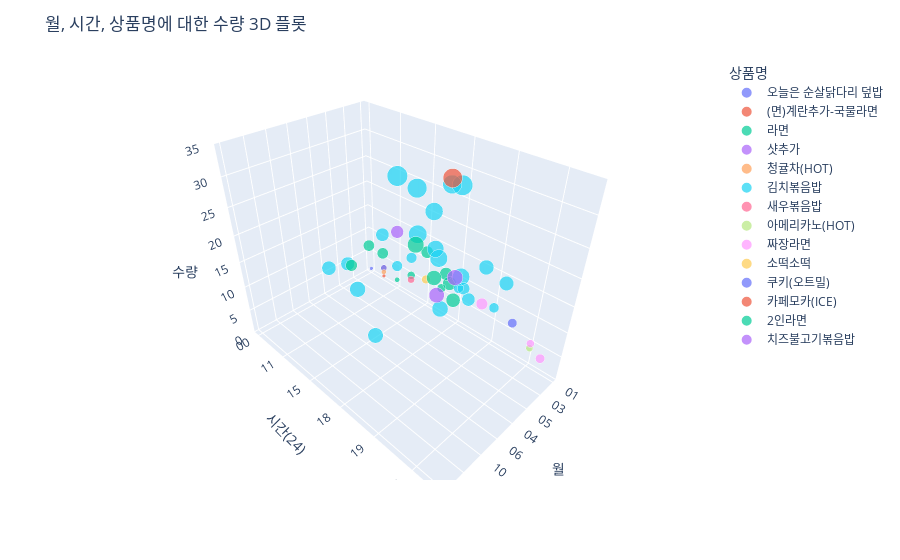

Notebook code for this chart:
### Code cell
import plotly.express as px

# 데이터프레임에서 필요한 부분만 추출
subset_df = monthtime_menu.reset_index()

# 3D scatter plot 그리기
fig = px.scatter_3d(subset_df, x='월', y='시간(24)', z='수량', color='상품명', size='수량')

# 그래프 표시
fig.update_layout(title='월, 시간, 상품명에 대한 수량 3D 플롯')
fig.show()

### Figure 1 — Plotly figure (JSON) as saved in the notebook; plotly's stock layout.template omitted (floating-point values rounded to 4 significant figures)
{"data": [{"hovertemplate": "상품명=오늘은 순살닭다리 덮밥<br>월=%{x}<br>시간(24)=%{y}<br>수량=%{marker.size}<extra></extra>", "legendgroup": "오늘은 순살닭다리 덮밥", "marker": {"color": "#636efa", "size": [1], "sizemode": "area", "sizeref": 0.085, "symbol": "circle"}, "mode": "markers", "name": "오늘은 순살닭다리 덮밥", "scene": "scene", "showlegend": true, "type": "scatter3d", "x": ["01"], "y": [" 00"], "z": [1]}, {"hovertemplate": "상품명=(면)계란추가-국물라면<br>월=%{x}<br>시간(24)=%{y}<br>수량=%{marker.size}<extra></extra>", "legendgroup": "(면)계란추가-국물라면", "marker": {"color": "#EF553B", "size": [1], "sizemode": "area", "sizeref": 0.085, "symbol": "circle"}, "mode": "markers", "name": "(면)계란추가-국물라면", "scene": "scene", "showlegend": true, "type": "scatter3d", "x": ["01"], "y": [" 10"], "z": [1]}, {"hovertemplate": "상품명=라면<br>월=%{x}<br>시간(24)=%{y}<br>수량=%{marker.size}<extra></extra>", "legendgroup": "라면", "marker": {"color": "#00cc96", "size": [3, 2, 5, 12, 6, 10, 10, 13, 15], "sizemode": "area", "sizeref": 0.085, "symbol": "circle"}, "mode": "markers", "name": "라면", "scene": "scene", "showlegend": true, "type": "scatter3d", "x": ["01", "01", "01", "01", "01", "03", "03", "03", "05"], "y": [" 10", " 11", " 12", " 15", " 16", " 10", " 11", " 18", " 20"], "z": [3, 2, 5, 12, 6, 10, 10, 13, 15]}, {"hovertemplate": "상품명=샷추가<br>월=%{x}<br>시간(24)=%{y}<br>수량=%{marker.size}<extra></extra>", "legendgroup": "샷추가", "marker": {"color": "#ab63fa", "size": [3, 13], "sizemode": "area", "sizeref": 0.085, "symbol": "circle"}, "mode": "markers", "name": "샷추가", "scene": "scene", "showlegend": true, "type": "scatter3d", "x": ["01", "01"], "y": [" 10", " 11"], "z": [3, 13]}, {"hovertemplate": "상품명=청귤차(HOT)<br>월=%{x}<br>시간(24)=%{y}<br>수량=%{marker.size}<extra></extra>", "legendgroup": "청귤차(HOT)", "marker": {"color": "#FFA15A", "size": [2], "sizemode": "area", "sizeref": 0.085, "symbol": "circle"}, "mode": "markers", "name": "청귤차(HOT)", "scene": "scene", "showlegend": true, "type": "scatter3d", "x": ["01"], "y": [" 10"], "z": [2]}, {"hovertemplate": "상품명=김치볶음밥<br>월=%{x}<br>시간(24)=%{y}<br>수량=%{marker.size}<extra></extra>", "legendgroup": "김치볶음밥", "marker": {"color": "#19d3f3", "size": [9, 8, 8, 14, 9, 17, 29, 18, 12, 31, 34, 23, 26, 14, 15, 24, 34, 25, 27, 16, 21, 20, 19], "sizemode": "area", "sizeref": 0.085, "symbol": "circle"}, "mode": "markers", "name": "김치볶음밥", "scene": "scene", "showlegend": true, "type": "scatter3d", "x": ["01", "01", "01", "03", "03", "03", "03", "03", "03", "04", "04", "04", "05", "05", "06", "06", "06", "06", "06", "10", "10", "11", "12"], "y": [" 12", " 18", " 19", " 11", " 12", " 17", " 18", " 19", " 20", " 18", " 19", " 20", " 18", " 19", " 12", " 17", " 18", " 19", " 20", " 12", " 17", " 18", " 19"], "z": [9, 8, 8, 14, 9, 17, 29, 18, 12, 31, 34, 23, 26, 14, 15, 24, 34, 25, 27, 16, 21, 20, 19]}, {"hovertemplate": "상품명=새우볶음밥<br>월=%{x}<br>시간(24)=%{y}<br>수량=%{marker.size}<extra></extra>", "legendgroup": "새우볶음밥", "marker": {"color": "#FF6692", "size": [4], "sizemode": "area", "sizeref": 0.085, "symbol": "circle"}, "mode": "markers", "name": "새우볶음밥", "scene": "scene", "showlegend": true, "type": "scatter3d", "x": ["01"], "y": [" 12"], "z": [4]}, {"hovertemplate": "상품명=아메리카노(HOT)<br>월=%{x}<br>시간(24)=%{y}<br>수량=%{marker.size}<extra></extra>", "legendgroup": "아메리카노(HOT)", "marker": {"color": "#B6E880", "size": [4], "sizemode": "area", "sizeref": 0.085, "symbol": "circle"}, "mode": "markers", "name": "아메리카노(HOT)", "scene": "scene", "showlegend": true, "type": "scatter3d", "x": ["01"], "y": [" 14"], "z": [4]}, {"hovertemplate": "상품명=짜장라면<br>월=%{x}<br>시간(24)=%{y}<br>수량=%{marker.size}<extra></extra>", "legendgroup": "짜장라면", "marker": {"color": "#FF97FF", "size": [5, 7, 11], "sizemode": "area", "sizeref": 0.085, "symbol": "circle"}, "mode": "markers", "name": "짜장라면", "scene": "scene", "showlegend": true, "type": "scatter3d", "x": ["01", "03", "03"], "y": [" 14", " 13", " 19"], "z": [5, 7, 11]}, {"hovertemplate": "상품명=소떡소떡<br>월=%{x}<br>시간(24)=%{y}<br>수량=%{marker.size}<extra></extra>", "legendgroup": "소떡소떡", "marker": {"color": "#FECB52", "size": [6], "sizemode": "area", "sizeref": 0.085, "symbol": "circle"}, "mode": "markers", "name": "소떡소떡", "scene": "scene", "showlegend": true, "type": "scatter3d", "x": ["01"], "y": [" 15"], "z": [6]}, {"hovertemplate": "상품명=쿠키(오트밀)<br>월=%{x}<br>시간(24)=%{y}<br>수량=%{marker.size}<extra></extra>", "legendgroup": "쿠키(오트밀)", "marker": {"color": "#636efa", "size": [7], "sizemode": "area", "sizeref": 0.085, "symbol": "circle"}, "mode": "markers", "name": "쿠키(오트밀)", "scene": "scene", "showlegend": true, "type": "scatter3d", "x": ["01"], "y": [" 17"], "z": [7]}, {"hovertemplate": "상품명=카페모카(ICE)<br>월=%{x}<br>시간(24)=%{y}<br>수량=%{marker.size}<extra></extra>", "legendgroup": "카페모카(ICE)", "marker": {"color": "#EF553B", "size": [30], "sizemode": "area", "sizeref": 0.085, "symbol": "circle"}, "mode": "markers", "name": "카페모카(ICE)", "scene": "scene", "showlegend": true, "type": "scatter3d", "x": ["03"], "y": [" 18"], "z": [30]}, {"hovertemplate": "상품명=2인라면<br>월=%{x}<br>시간(24)=%{y}<br>수량=%{marker.size}<extra></extra>", "legendgroup": "2인라면", "marker": {"color": "#00cc96", "size": [11, 22, 16, 18], "sizemode": "area", "sizeref": 0.085, "symbol": "circle"}, "mode": "markers", "name": "2인라면", "scene": "scene", "showlegend": true, "type": "scatter3d", "x": ["04", "04", "04", "04"], "y": [" 11", " 18", " 19", " 20"], "z": [11, 22, 16, 18]}, {"hovertemplate": "상품명=치즈불고기볶음밥<br>월=%{x}<br>시간(24)=%{y}<br>수량=%{marker.size}<extra></extra>", "legendgroup": "치즈불고기볶음밥", "marker": {"color": "#ab63fa", "size": [20, 19], "sizemode": "area", "sizeref": 0.085, "symbol": "circle"}, "mode": "markers", "name": "치즈불고기볶음밥", "scene": "scene", "showlegend": true, "type": "scatter3d", "x": ["04", "06"], "y": [" 19", " 19"], "z": [20, 19]}], "layout": {"legend": {"itemsizing": "constant", "title": {"text": "상품명"}, "tracegroupgap": 0}, "margin": {"t": 60}, "scene": {"domain": {"x": [0, 1], "y": [0, 1]}, "xaxis": {"title": {"text": "월"}}, "yaxis": {"title": {"text": "시간(24)"}}, "zaxis": {"title": {"text": "수량"}}}, "title": {"text": "월, 시간, 상품명에 대한 수량 3D 플롯"}}}
